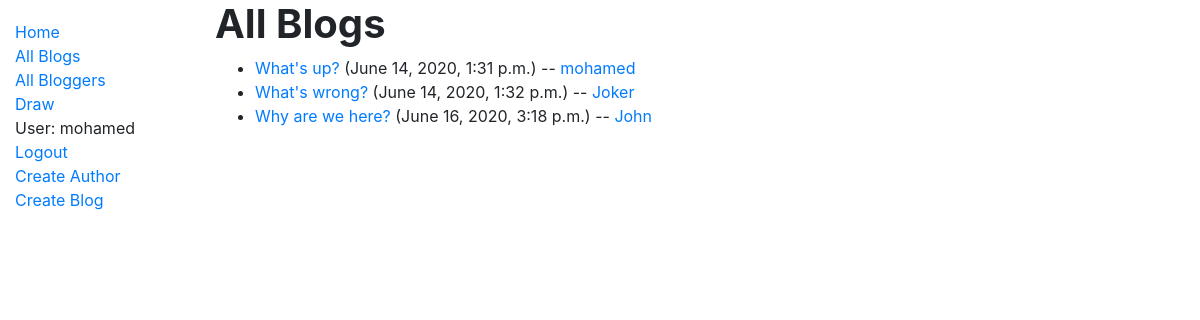
Page /blog/all (signed in) on the committed database.
### blog/models.py (models this page shows, shortened)
class Blog(models.Model):
    post = models.CharField(max_length=200)
    author = models.ForeignKey(Author, on_delete=models.SET_NULL, null=True, blank=True)
    description = models.TextField()
    date = models.DateTimeField(auto_now=True)
    def get_absolute_url(self):
        return reverse('blog-detail', args=[str(self.id)])

class Author(models.Model):
    name = models.OneToOneField(User, on_delete=models.SET_NULL, null=True)
    bio = models.TextField()
    class Meta:
        ordering = ['name']
    def __str__(self):
        return self.name.username
    def get_absolute_url(self):
        return reverse('author-detail', args=[str(self.id)])

### blog/views.py (the view)
# urls.py: path('all', views.BlogListView.as_view(), name='blogs'),
class BlogListView(generic.ListView):
    model = Blog

### blog/templates/blog/blog_list.html
{% extends "base_generic.html" %}
{% block content %}
  <h1><strong>All Blogs</strong></h1>
  {% if blog_list %}
  <ul>
    {% for blog in blog_list %}
      <li>
        <a href="{{ blog.get_absolute_url }}">{{ blog.post }}</a> ({{blog.date}}) -- <a href="{{ blog.author.get_absolute_url }}">{{ blog.author }}</a>
      </li>
    {% endfor %}
  </ul>
  {% else %}
    <p>There are no posts in this blog.</p>
  {% endif %}
{% endblock %}

### blog/templates/base_generic.html (shortened to what this page needs)
<!DOCTYPE html>
<html lang="en">
<head>
  <link rel="stylesheet" href="https://stackpath.bootstrapcdn.com/bootstrap/4.1.3/css/bootstrap.min.css">
  {% load static %}
  <link rel="stylesheet" href="{% static 'css/styles.css' %}">
</head>
<body>
  <div class="container-fluid">
    <div class="row">
      <div class="col-sm-2">
      {% block sidebar %}
        <ul class="sidebar-nav">
            <li><a href="{% url 'index' %}">Home</a></li>
            <li><a href="{% url 'blogs' %}">All Blogs</a></li>
            <li><a href="{% url 'bloggers' %}">All Bloggers</a></li>
            <li><a href="{% url 'draw' %}">Draw</a></li>
            {% if user.is_authenticated %}
                <li>User: {{ user.get_username }}</li>
                <li><a href="{% url 'logout'%}?next={{request.path}}">Logout</a></li>
            {% else %}
                <li><a href="{% url 'login'%}?next={{request.path}}">Login</a></li>
                <li><a href="{% url 'signup'%}?next={{request.path}}">Signup</a></li>
            {% endif %}
            {% if user.is_staff %}
                <li><a href="{% url 'author-create' %}">Create Author</a> </li>
                <li><a href="{% url 'blog-create' %}">Create Blog</a> </li>
            {% endif %}
        </ul>
     {% endblock %}
      </div>
      <div class="col-sm-8">
      {% block content %}{% endblock %}
      </div>
    </div>
  </div>
</body>
</html>

### blog/static/css/styles.css (style rules this page uses)
.sidebar-nav { margin-top: 20px; padding: 0; list-style: none; }

### rows in the picture
Blog: post "What's up?", date "June 14, 2020, 1:31 p.m.", author "mohamed"
Blog: post "What's wrong?", date "June 14, 2020, 1:32 p.m.", author "Joker"
Blog: post "Why are we here?", date "June 16, 2020, 3:18 p.m.", author "John"

### other values in the picture
{{ user.get_username }} "mohamed"
